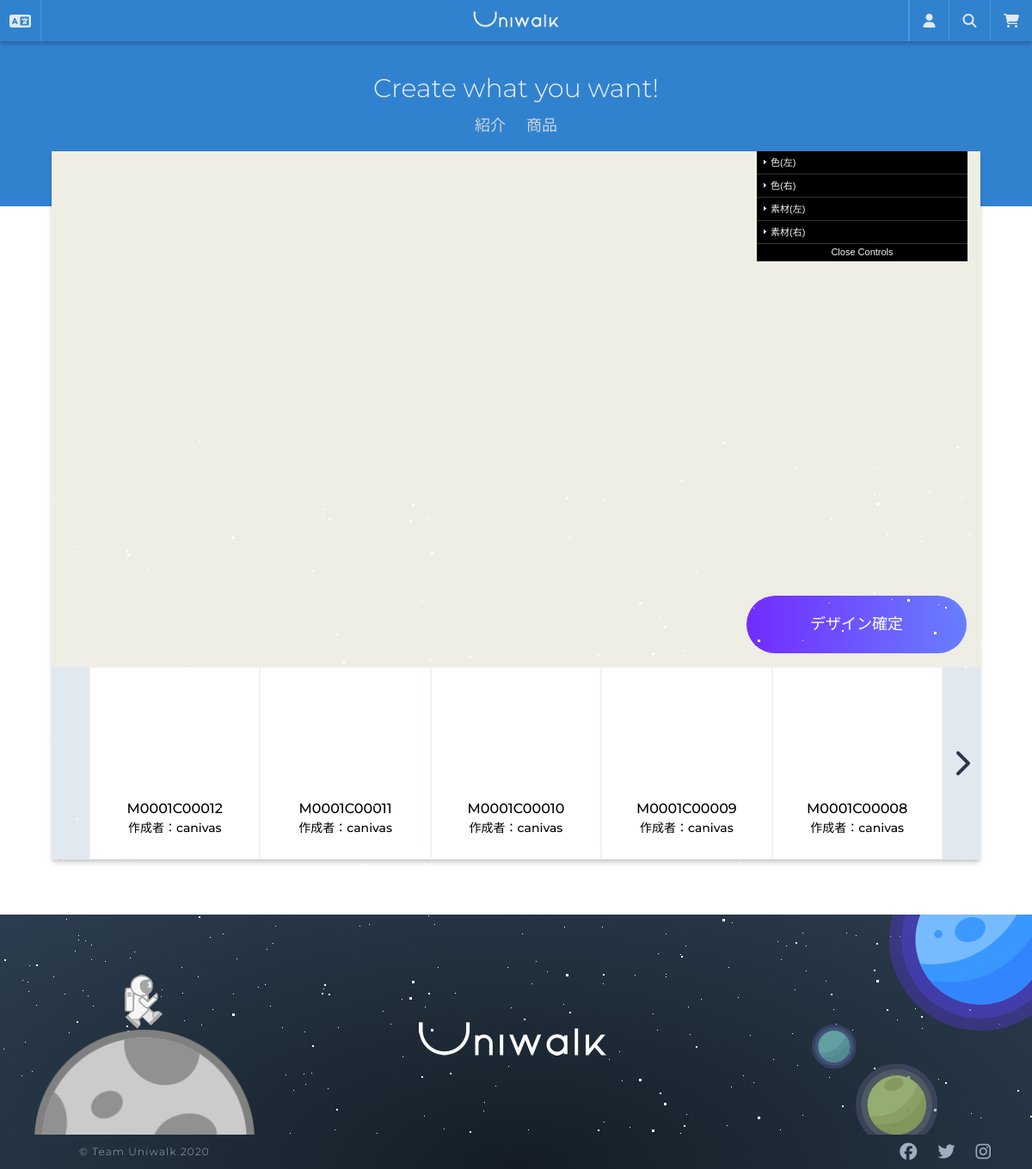
The page /designs/customize/7/ on the database as committed earlier.
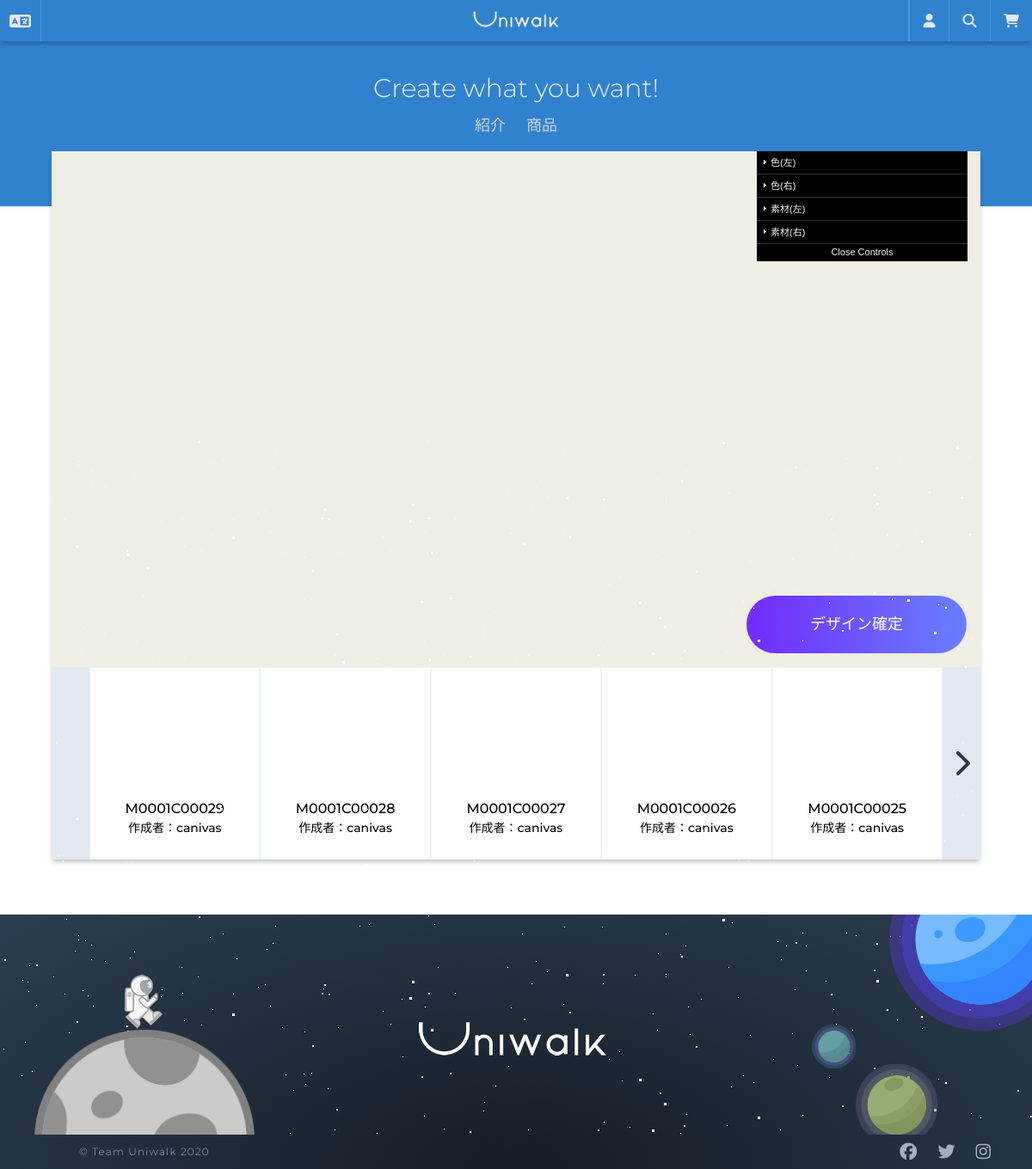
The same page on the database as committed later.
### designs/models.py (models this page shows, shortened)
class Design(core_models.TimeStampedModel):
    user = models.ForeignKey(
        "users.User",
        related_name="design",
        on_delete=models.SET_NULL,
        null=True,
        blank=True,
    )
    product = models.ForeignKey(
        "products.Product",
        related_name="design",
        on_delete=models.SET_NULL,
        null=True,
        blank=True,
    )
    outsole_color_left = models.CharField("アウトソール色(左)", max_length=7)
    outsole_material_left = models.ForeignKey(
        "Material",
        verbose_name=_("アウトソール素材(左)"),
        related_name="outsole_material_left",
        on_delete=models.SET_NULL,
        blank=True,
        null=True,
    )
    midsole_color_left = models.CharField("ミッドソール色(左)", max_length=7)
    midsole_material_left = models.ForeignKey(
        "Material",
        verbose_name=_("ミッドソール素材(左)"),
        related_name="midsole_material_left",
        on_delete=models.SET_NULL,
        blank=True,
        null=True,
    )
    uppersole_color_left = models.CharField("アッパーソール色(左)", max_length=7)
    uppersole_material_left = models.ForeignKey(
        "Material",
        verbose_name=_("アッパーソール素材(左)"),
        related_name="uppersole_material_left",
        on_delete=models.SET_NULL,
        blank=True,
        null=True,
    )
    shoelace_color_left = models.CharField("シューレース色(左)", max_length=7)
    shoelace_material_left = models.ForeignKey(
        "Material",
        verbose_name=_("シューレース素材(左)"),
        related_name="shoelace_material_left",
        on_delete=models.SET_NULL,
        blank=True,
        null=True,
    )
    tongue_color_left = models.CharField("タン色(左)", max_length=7)
    tongue_material_left = models.ForeignKey(
        "Material",
        verbose_name=_("タン素材(左)"),
        related_name="tongue_material_left",
        on_delete=models.SET_NULL,
        blank=True,
        null=True,
    )
    outsole_color_right = models.CharField("アウトソール色(右)", max_length=7)
    outsole_material_right = models.ForeignKey(
        "Material",
        verbose_name=_("アウトソール素材(右)"),
        related_name="outsole_material_right",
        on_delete=models.SET_NULL,
        blank=True,
        null=True,
    )
    midsole_color_right = models.CharField("ミッドソール色(右)", max_length=7)
    midsole_material_right = models.ForeignKey(
        "Material",
        verbose_name=_("ミッドソール素材(右)"),
        related_name="midsole_material_right",
        on_delete=models.SET_NULL,
        blank=True,
        null=True,
    )
    uppersole_color_right = models.CharField("アッパーソール色(右)", max_length=7)
    uppersole_material_right = models.ForeignKey(
        "Material",
        verbose_name=_("アッパーソール素材(右)"),
        related_name="uppersole_material_right",
        on_delete=models.SET_NULL,
        blank=True,
        null=True,
    )
    shoelace_color_right = models.CharField("シューレース色(右)", max_length=7)
    shoelace_material_right = models.ForeignKey(
        "Material",
        verbose_name=_("シューレース素材(右)"),
        related_name="shoelace_material_right",
        on_delete=models.SET_NULL,
        blank=True,
        null=True,
    )
    tongue_color_right = models.CharField("タン色(右)", max_length=7)
    tongue_material_right = models.ForeignKey(
        "Material",
        verbose_name=_("タン素材(右)"),
        related_name="tongue_material_right",
        on_delete=models.SET_NULL,
        blank=True,
        null=True,
    )
    design_number = models.CharField(
        _("番号"), max_length=40, default=create_custom_design_code, blank=True, null=True
    )
    customize_code = models.CharField("カスタマイズデザインコード", max_length=11)
    @property
    def first_image(self):
        try:
            (image,) = self.images.all()[:1]
            return image.front.url
        except ValueError:
            return None

class Image(models.Model):
    design = models.ForeignKey(
        "Design",
        related_name="images",
        verbose_name="デザインid",
        on_delete=models.CASCADE,
        null=True,
        blank=True,
    )
    front = models.ImageField(_("正面"), upload_to="designs")
    side = models.ImageField(_("側面"), upload_to="designs")
    up = models.ImageField(_("上面"), upload_to="designs")
    down = models.ImageField(_("下面"), upload_to="designs")

### users/models.py (models this page shows, shortened)
class User(AbstractUser):
    GENDER_MALE = "M"
    GENDER_FEMALE = "F"
    GENDER_OTHER = "O"
    GENDER_CHOICES = ((GENDER_MALE, "男性"), (GENDER_FEMALE, "女性"), (GENDER_OTHER, "その他"))
    PREF_CHOICES = JP_PREFECTURES
    username = None
    email = models.EmailField(_("メールアドレス"), unique=True)
    first_name_kana = models.CharField(_("名(カナ)"), blank=True, max_length=30)
    last_name_kana = models.CharField(_("姓(カナ)"), blank=True, max_length=150)
    gender = models.CharField(
        _("性別"), blank=True, choices=GENDER_CHOICES, max_length=10
    )
    birthday = models.DateField(_("生年月日"), blank=True, null=True)
    phone_number = PhoneNumberField(_("電話番号"), blank=True, null=True)
    postal_code = JPPostalCodeModelField(blank=True, null=True)
    prefecture = JPPrefectureField(_("都道府県"), blank=True, null=True)
    address_city = models.CharField(_("市区町村番地"), max_length=40, blank=True, null=True)
    address_detail = models.CharField(_("建物名・号室"), max_length=40, blank=True, null=True)
    stripe_customer_id = models.CharField(max_length=50, blank=True, null=True)
    member_number = models.CharField(
        max_length=40, default=create_member_number, blank=True, null=True
    )
    member_code = models.CharField(_("会員番号"), max_length=40, blank=True, null=True)
    USERNAME_FIELD = "email"
    REQUIRED_FIELDS = []
    objects = CustomUserManager()
    def get_email_name(self):
        return self.email.split("@")[0]

### designs/views.py (the view, shortened to what this page needs)
# urls.py: path("customize/<int:pk>/", views.CustomizeView.as_view(), name="customize"),
class CustomizeView(ListView):
    model = models.Design
    template_name = "designs/design-customize.html"
    context_object_name = "designs"
    paginate_by = 5
    def get_template_names(self):
        if self.request.is_ajax():
            return ["mixins/designs/related_design_card.html"]
        return super(CustomizeView, self).get_template_names()
    def get_queryset(self):
        pk = self.kwargs.get("pk")
        return models.Design.objects.filter(product=pk).exclude(user__isnull=True).order_by("-created")
    def get_context_data(self, *args, **kwargs):
        pk = self.kwargs.get("pk")
        materials = design_models.Material.objects.all().order_by("created")
        context = super(CustomizeView, self).get_context_data(*args, **kwargs)
        for material in materials:
            context["mat" + str(material.pk) ] = material
        context["product"] = product_models.Product.objects.get(pk=pk)
        context["template"] = product_models.Template.objects.get(product=pk)
        context["form"] = forms.CustomizeForm()
        return context

### carts/context_processors.py (called while the page is built)
def counter(request):
    item_count = 0
    if "admin" in request.META["PATH_INFO"]:
        return {}
    else:
        try:
            cart = Cart.objects.get(session_key=_session_key(request))
            cart_items = CartItem.objects.all().filter(cart=cart, active=True)
            for cart_item in cart_items:
                item_count += cart_item.quantity
        except Cart.DoesNotExist:
            item_count = 0
    return dict(item_count=item_count)

### carts/views.py (called while the page is built)
def _session_key(request):
    cart = request.session.session_key
    if not cart:
        cart = request.session.create()
    return cart

### designs/models.py (called while the page is built)
def create_custom_design_code():
    last_design = Design.objects.all().order_by("pk").last()
    if not last_design:
        return "00001"
    design_number = last_design.design_number
    design_int = int(design_number)
    no_width = 5
    new_design_int = design_int + 1
    formatted = (no_width - len(str(new_design_int))) * "0" + str(new_design_int)
    new_design_number = str(formatted)
    return new_design_number

### templates/designs/design-customize.html (shortened to what this page needs)
{% extends "base.html" %}
{% load i18n static js %}
{% block content %}
<div class="mx-auto w-full min-h-75vh">
    <form method="POST" id="main-form">
        <div id="screen" class="w-full h-75vh relative">
            <div id="guiContainer" class="absolute" style="right: 0px;"></div>
            <button class="btn w-64 absolute" style="bottom: 1rem; right: 1rem;">{% trans 'デザイン確定' %}</button>
        </div>
    </form>
    <div class="w-full flex">
        <div class="w-12 bg-gray-300">
        </div>
        <ul id="design_list" class="w-full h-56 flex">
            {% include 'mixins/designs/related_design_card.html' %}
        </ul>
        <div class="w-12 bg-gray-300">
            {% if page_obj.has_next %}
            <a href="" id="next_page" class="w-full block h-56 flex items-center justify-center">
                <i class="fas fa-chevron-right fa-2x"></i>
            </a>
            {% endif %}
        </div>
    </div>
</div>
{% endblock content %}

### templates/mixins/designs/related_design_card.html (shortened to what this page needs)
{% load static js %}
{% if designs %}
{% for design in designs %}
<a id="design_{{ design.pk }}" class="block min-w-1/5 border border-gray-200 p-3 cursor-pointer">
    <form id="form_{{ design.pk }}" action="{% url 'designs:apply' %}" method="POST" class="design-form w-full h-full">
        <div class="w-full h-2/3 bg-cover bg-center mb-2" style="background-image: url({{ design.first_image }});">
        </div>
        <div class="overflow-hidden text-center">
            <span class="text-black block font-medium">{{ design.customize_code }}</span>
        </div>
        <div class="overflow-hidden text-center">
            <span class="text-sm text-black block font-medium">作成者：{{ design.user.get_email_name }}</span>
        </div>
    </form>
</a>
{% endfor %}
{% else %}
<p class="flex justify-center items-center font-semibold w-full text-center text-2xl">
    <i class="fas fa-dizzy fa-2x text-teal-500"></i> <span class="ml-5">デザインパレットが存在しません。</span>
</p>
{% endif %}

Rows that differ between the two databases and show on the page:
no longer on this page (row unchanged): Design: customize_code "M0001C00012", user.get_email_name "canivas"
no longer on this page (row unchanged): Design: customize_code "M0001C00011", user.get_email_name "canivas"
no longer on this page (row unchanged): Design: customize_code "M0001C00010", user.get_email_name "canivas"
no longer on this page (row unchanged): Design: customize_code "M0001C00009", user.get_email_name "canivas"
no longer on this page (row unchanged): Design: customize_code "M0001C00008", user.get_email_name "canivas"
added Design: customize_code "M0001C00029", user.get_email_name "canivas"
added Design: customize_code "M0001C00028", user.get_email_name "canivas"
added Design: customize_code "M0001C00027", user.get_email_name "canivas"
added Design: customize_code "M0001C00026", user.get_email_name "canivas"
added Design: customize_code "M0001C00025", user.get_email_name "canivas"
